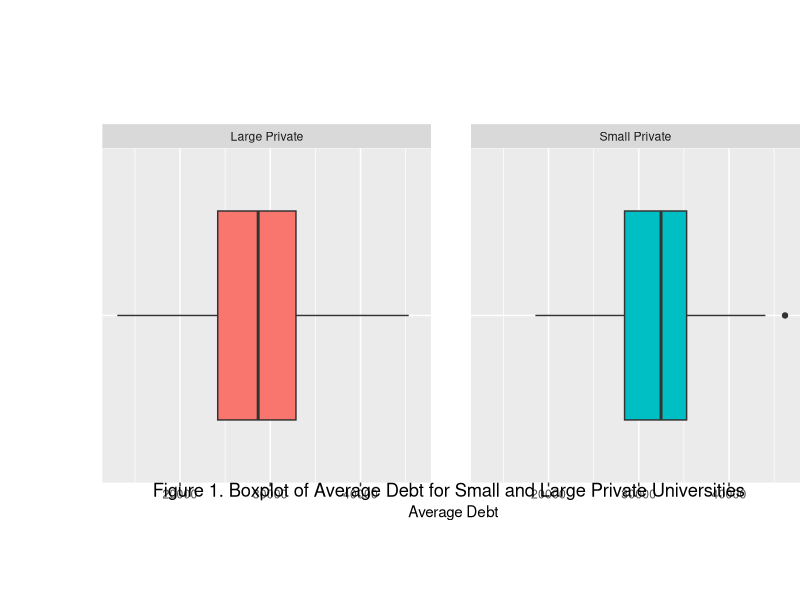
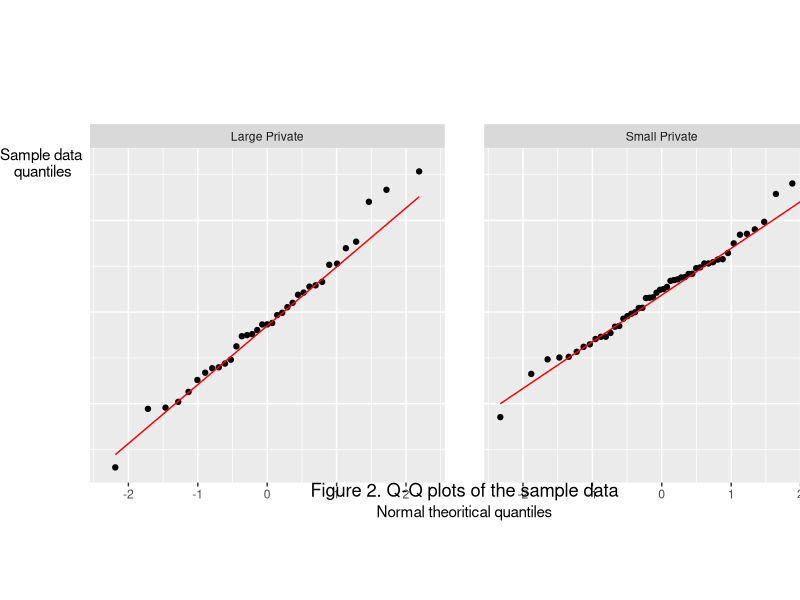

Write R code to recreate these figures, in order. (Note: this script raises an error after producing the figures.)
## ---- chunk 1

college = read.csv("college_debt.csv")
college$Debt = as.integer(gsub("[\\$,]", "", college$Debt))

## ---- chunk 2
library(ggplot2)

ggplot(data=college, aes(x=Debt, y="", fill=Status)) + 
  geom_boxplot()+
  facet_wrap(~Status)+
  
  theme(plot.title = element_text(vjust =-100, hjust=.5),
        panel.spacing = unit(1, "cm"),
        legend.position = "none",
        axis.title.x=element_text(hjust=0.5),
        axis.text.y=element_blank(),
        axis.ticks.y=element_blank(),
        plot.margin=margin(t=2,r=0,b=2,l=2,unit="cm"))+
  ylab("")+
  xlab(" Average Debt")+
  ggtitle("Figure 1. Boxplot of Average Debt for Small and Large Private Universities \n") 
## ---- chunk 3
ggplot(data = college, aes(sample=Debt)) +
  geom_qq() + 
  geom_qq_line(color="red") + 
  facet_wrap( ~ Status)+
 
  theme(plot.title = element_text(vjust =-100, hjust=.5),
        panel.spacing = unit(1, "cm"),
        legend.position = "none",
        axis.title.x=element_text(hjust=0.5),
        axis.title.y=element_text(angle=0),
        axis.text.y=element_blank(),
        axis.ticks.y=element_blank(),
        plot.margin=margin(t=2,r=-1,b=2,l=0,unit="cm"))+
    ggtitle("Figure 2. Q-Q plots of the sample data\n")+
    xlab("Normal theoritical quantiles")+
    ylab("Sample data\n quantiles")


## ---- chunk 4
tapply(college$Debt,college$Status, sd)
## ---- chunk 5
t.test(college$Debt~college$Status,
       alternative=c("greater"),
       mu=0,paired=F,var.equal=T)

## ---- chunk 6
tapply(college$Debt,college$Status, mean)
